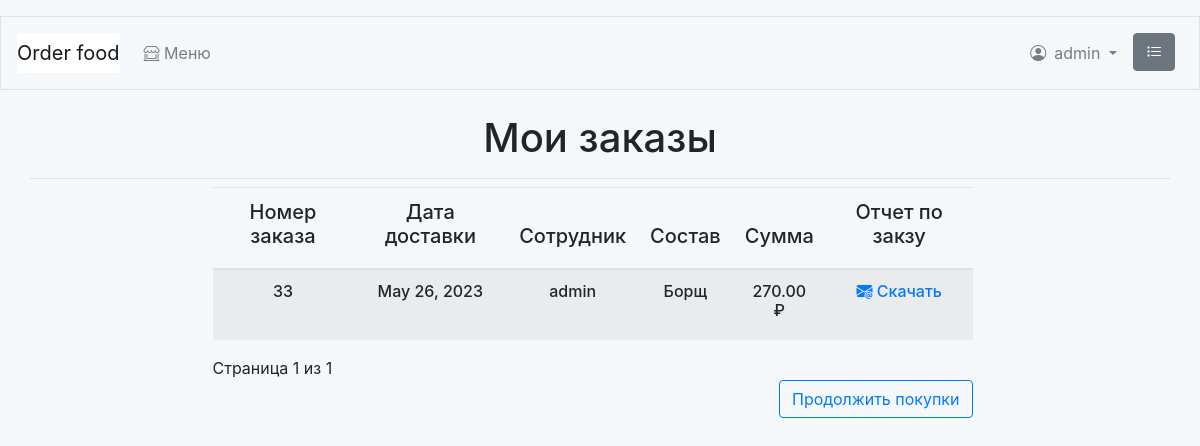
/orders/history/ (signed in), run on an earlier commit of the app's database.
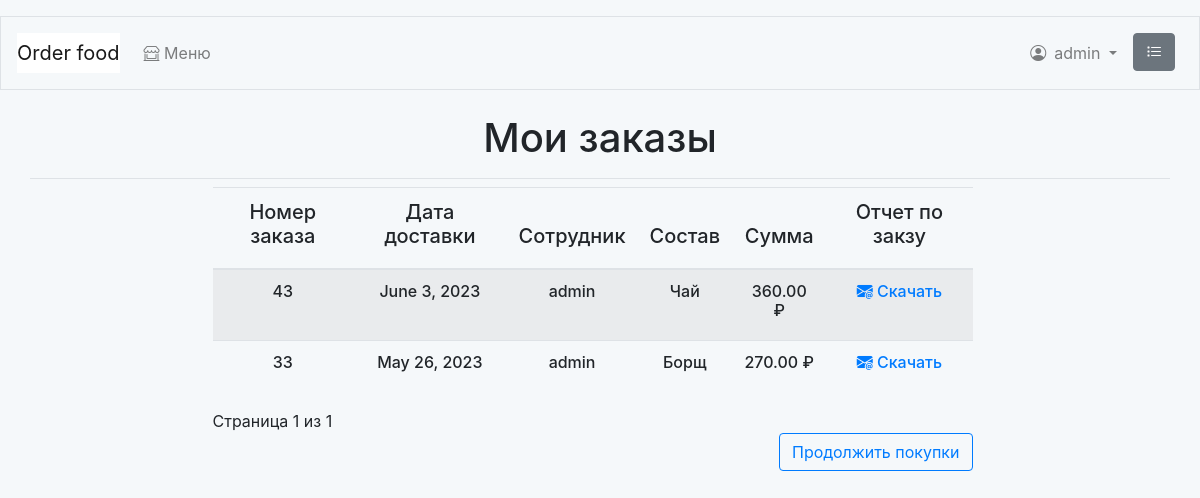
And on a later commit of the database.
### orders/models.py (models this page shows, shortened)
class Order(models.Model):
    name = models.ForeignKey(User,
                             related_name='name_employee',
                             on_delete=models.CASCADE)
    date = models.DateField()
    created = models.DateTimeField(auto_now_add=True)
    updated = models.DateTimeField(auto_now=True)
    paid = models.BooleanField(default=False)
    class Meta:
        ordering = ['-created']
        indexes = [
            models.Index(fields=['created']),
        ]

### food_order/models.py (models this page shows, shortened)
class Dish(models.Model):
    category = models.ForeignKey(Category,
                                 related_name='dishes',
                                 on_delete=models.CASCADE,
                                 default=None)
    name = models.CharField(max_length=50)
    slug = models.SlugField(max_length=50,
                            unique=True)
    image = models.ImageField(upload_to='dishes/%Y/%m/%d',
                              blank=True)
    description = models.TextField(blank=True)
    composition = models.CharField(max_length=250)
    price = models.DecimalField(max_digits=10,
                                decimal_places=2)
    available = models.BooleanField(default=True)
    created = models.DateTimeField(auto_now_add=True)
    updated = models.DateTimeField(auto_now=True)
    class Meta:
        ordering = ['name']
        indexes = [
            models.Index(fields=['id', 'slug']),
            models.Index(fields=['name']),
            models.Index(fields=['-created']),
        ]

### orders/views.py (the view)
@login_required
def get_orders_history(request):
    client = list(User.objects.filter(id=request.user.id).values())
    orders_list = [order for order in list(Order.objects.all().values())
                   if order['name_id'] == client[0]['id']]
    orders_id = [id['id'] for id in orders_list]
    orders_item_sum = {}
    orders_item_dishes = {}
    for i in orders_id:
        orders_item_sum[i] = 0
        orders_item_dishes[i] = ''
    for item in list(OrderItem.objects.all().values()):
        for i in list(orders_item_sum.keys()):
            if item['order_id'] == i:
                orders_item_sum[i] += item['price'] * item['quantity']
                orders_item_dishes[i] = list(Dish.objects.filter(
                                        id=item['dish_id']))
    for order in orders_list:
        print(order)
        if int(order['id']) in list(orders_item_sum.keys()):
            order['price'] = orders_item_sum[int(order['id'])]
            for i in orders_item_dishes[int(order['id'])]:
                order['dishes'] = i.name
    paginator = Paginator(orders_list, 10)
    page_number = request.GET.get('page', 1)
    try:
        orders = paginator.page(page_number)
    except PageNotAnInteger:
        orders = paginator.page(1)
    except EmptyPage:
        orders = paginator.page(paginator.num_pages)
    return render(request,
                  'orders/order/history.html',
                  {'orders': orders})

### cart/cart.py (called while the page is built)
    def __len__(self):
        return sum(item['quantity'] for item in self.cart.values())

### cart/context_processors.py (called while the page is built)
def cart(request):
    return {'cart': Cart(request)}

### orders/templates/orders/order/history.html (shortened to what this page needs)
{% extends "food_order/base.html" %}
{% load static %}
{% block page_header %}
  <div class="text-center"><h1>Мои заказы</h1></div>
{% endblock %}
{% block content %}
  {% if orders %}
  <div class="row mr-auto">
    <div class="col-md-1 col-lg-2"></div>
    <div class=" col-12 col-sm-12 col-md-10 col-lg-8">
      <table class="table table-striped shoplist">
        <thead class="shopunit" >
          <tr>
            <th class="primary">
              <h5 class="text-center">Номер заказа</h5>
            </th>
            <th class="primary">
              <h5 class="text-center">Дата доставки</h5>
            </th>
            <th class="primary">
              <h5 class="text-center">Сотрудник</h5>
            </th>
            <th class="primary">
              <h5 class="text-center">Состав</h5>
            </th>
            <th class="primary">
              <h5 class="text-center">Сумма</h5>
            </th>
            <th class="primary">
              <h5 class="text-center">Отчет по закзу</h5>
            </th>
          </tr>
        </thead>
        <tbody>
          {% for order in orders %}
            <tr>
              <td>
                <h6 class="text-center">{{ order.id }}</h6>
              </td>
              <td>
                <h6 class="text-center">{{ order.date }}</h6>
              </td>
              <td>
                <h6 class="text-center">{{ user.username }}</h6>
              </td>
              <td>
                <h6 class="text-center">{{ order.dishes }}</h6>
              </td>
              <td>
                <h6 class="text-center">{{ order.price }} ₽</h6>
              </td>
              <td>
                <a href="{% url 'orders:order_pdf' order.id %}"><h6 class="text-center"><i class="bi bi-envelope-at-fill"></i> Скачать</h6></a>
              </td>
            </tr>
          {% endfor %}
        </tbody>
      </table>
      {% include "pagination.html" with page=orders %}
      <p class="text-right">
        <a  href="{% url 'food_order:dish_list' %}" class="btn btn-outline-primary">Продолжить покупки</a>
      </p>
    </div>
    <div class="col-md-1 col-lg-2"></div>
  </div>
  {% else %}
  <h4 class="mt-3 mb-3 text-center">
    Заказов еще не было
  </h4>
  {% endif %}
{% endblock %}

### food_order/templates/food_order/base.html (shortened to what this page needs)
<!doctype html>
<html lang="en">
  <head>
    <link rel="stylesheet" href="https://cdn.jsdelivr.net/npm/bootstrap@4.0.0/dist/css/bootstrap.min.css">
    <link rel="stylesheet" href="https://cdn.jsdelivr.net/npm/bootstrap-icons@1.10.5/font/bootstrap-icons.css">
    <link rel="stylesheet" href="/static/css/base.css">
  </head>
  <body>
      <nav class="navbar navbar-expand-md navbar-light mb-4 border">
        {% if user.is_authenticated %}
          <a class="navbar-brand" href="{% url 'food_order:dish_list'%}">
              Order food</a>
        {% else %}
          <a class="navbar-brand" href="{% url 'food_order:index'%}">
              Order food</a>
        {% endif %}
        <div class="collapse navbar-collapse ml-auto" id="navbarCollapse">
          <ul class="navbar-nav mr-auto">
            <li class="nav-item my-2">
              <a class="nav-link" href="{% url 'food_order:dish_list' %}">
                <i class="bi bi-shop-window"></i> Меню</a>
            </li>
          </ul>
          <ul class="navbar-nav ml-auto">
            {% if user.is_authenticated %}
              <li class="nav-item dropdown my-2">
                <a class="nav-link dropdown-toggle" href="#" role="button" data-toggle="dropdown" aria-haspopup="true" aria-expanded="false">
                  <i class="bi bi-person-circle mr-2 mt-2"></i>{{ user.username }}
                </a>
              </li>
            {% endif %}
            <li class="nav-item d-none d-md-block ml-auto">
              <a class="nav-link" href="{% url 'orders:orders_history' %}">
                <i class="bi bi-list-task btn btn-secondary mr-sm-2 mr-md-0 mt-md-0" href="{% url 'orders:orders_history' %}"></i>
              </a>
            </li>
          </ul>
        </div>
      </nav>
        <div class="container pb-2 mb-2 border-bottom">
            {% block page_header %}{% endblock page_header %}
        </div>
        <div class="container-fluid  mb-2 noborder" >
            {% block content %}{% endblock content %}
        </div>
  </body>
</html>

What changed in the data, as far as the page shows it:
added Order: id "43", date "June 3, 2023", {{ user.username }} "admin", dishes "Чай", price "360.00"
